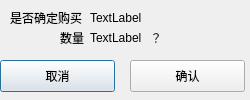
<?xml version="1.0" encoding="UTF-8"?>
<ui version="4.0">
 <class>confirm</class>
 <widget class="QDialog" name="confirm">
  <property name="geometry">
   <rect>
    <x>0</x>
    <y>0</y>
    <width>250</width>
    <height>100</height>
   </rect>
  </property>
  <property name="windowTitle">
   <string>Dialog</string>
  </property>
  <widget class="QLabel" name="label_2">
   <property name="geometry">
    <rect>
     <x>10</x>
     <y>10</y>
     <width>81</width>
     <height>16</height>
    </rect>
   </property>
   <property name="text">
    <string>是否确定购买</string>
   </property>
  </widget>
  <widget class="QLabel" name="name">
   <property name="geometry">
    <rect>
     <x>90</x>
     <y>10</y>
     <width>271</width>
     <height>16</height>
    </rect>
   </property>
   <property name="text">
    <string>TextLabel</string>
   </property>
  </widget>
  <widget class="QLabel" name="number">
   <property name="geometry">
    <rect>
     <x>90</x>
     <y>30</y>
     <width>59</width>
     <height>16</height>
    </rect>
   </property>
   <property name="text">
    <string>TextLabel</string>
   </property>
  </widget>
  <widget class="QLabel" name="label_5">
   <property name="geometry">
    <rect>
     <x>150</x>
     <y>30</y>
     <width>59</width>
     <height>16</height>
    </rect>
   </property>
   <property name="text">
    <string>？</string>
   </property>
  </widget>
  <widget class="QLabel" name="label_6">
   <property name="geometry">
    <rect>
     <x>60</x>
     <y>30</y>
     <width>59</width>
     <height>16</height>
    </rect>
   </property>
   <property name="text">
    <string>数量</string>
   </property>
  </widget>
  <widget class="QPushButton" name="cancel">
   <property name="geometry">
    <rect>
     <x>0</x>
     <y>60</y>
     <width>115</width>
     <height>32</height>
    </rect>
   </property>
   <property name="text">
    <string>取消</string>
   </property>
  </widget>
  <widget class="QPushButton" name="confirm_2">
   <property name="geometry">
    <rect>
     <x>130</x>
     <y>60</y>
     <width>115</width>
     <height>32</height>
    </rect>
   </property>
   <property name="text">
    <string>确认</string>
   </property>
  </widget>
 </widget>
 <resources/>
 <connections/>
</ui>
